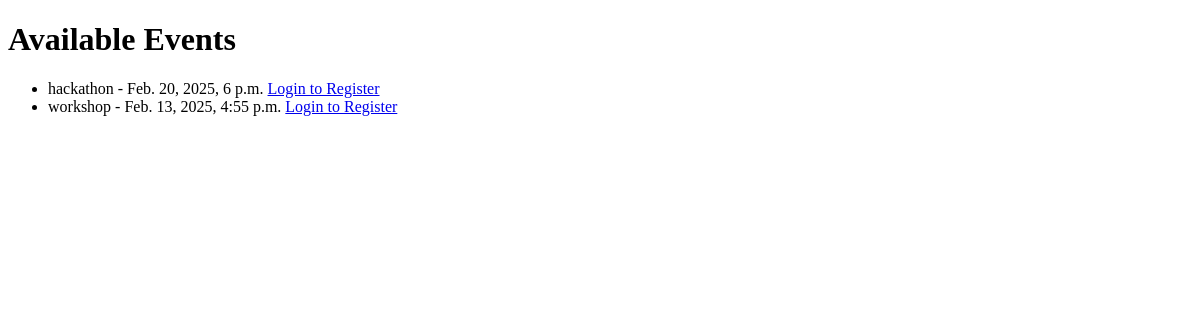
Before: / with the older database file.
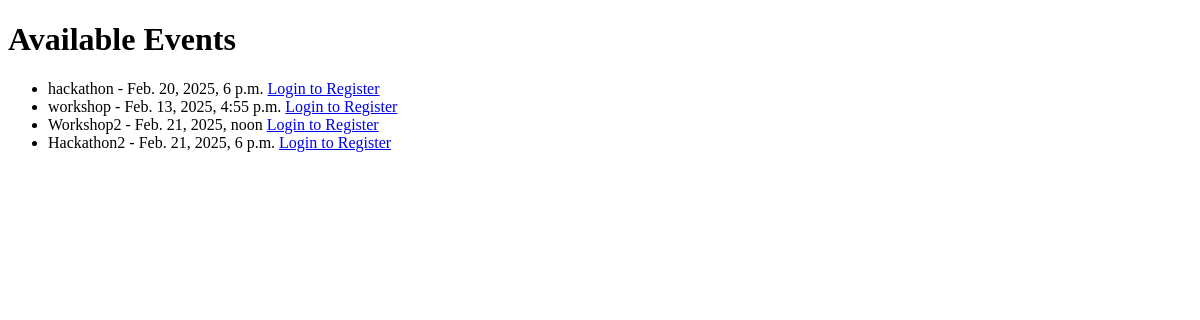
After: the same page with the newer database file.
### events/models.py (models this page shows, shortened)
class Event(models.Model):
    title = models.CharField(max_length=200)
    date = models.DateTimeField()

### events/views.py (the view)
# urls.py: path("", event_list, name="event-list"),
def event_list(request):
    events = Event.objects.all()
    return render(request, 'events/event_list.html', {'events': events})

### events/templates/events/event_list.html (shortened to what this page needs)
<!DOCTYPE html>
<html lang="en">
<head>
</head>
<body>
    <h1>Available Events</h1>
    <ul>
        {% for event in events %}
    <li>
        {{ event.title }} - {{ event.date }}
        {% if user.is_authenticated %}
            <a href="{% url 'register_for_event' event.id %}">Register</a>
        {% else %}
            <a href="{% url 'login' %}">Login to Register</a>
        {% endif %}
    </li>
{% endfor %}
    </ul>
</body>
</html>

Changed rows visible on the page:
added Event: title "Workshop2", date "Feb. 21, 2025, noon"
added Event: title "Hackathon2", date "Feb. 21, 2025, 6 p.m."
